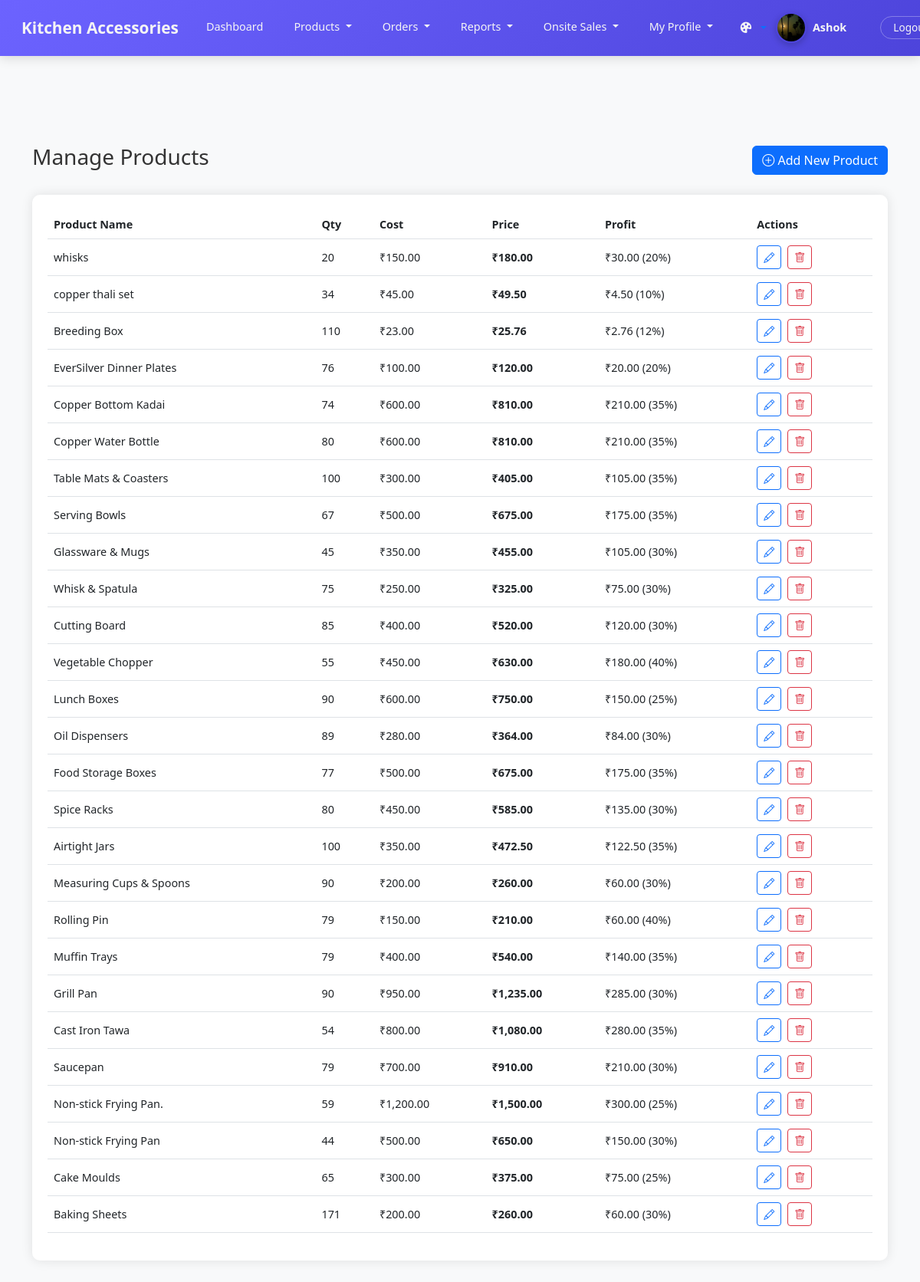
/admin/products.php (signed in), run on the app's committed database.
### tables this page shows
CREATE TABLE `users` (
  `id` int(11) NOT NULL,
  `username` varchar(50) NOT NULL,
  `email` varchar(100) NOT NULL,
  `phone` varchar(20) NOT NULL,
  `address_line1` varchar(255) NOT NULL,
  `city` varchar(100) NOT NULL,
  `state` varchar(100) NOT NULL,
  `postal_code` varchar(20) NOT NULL,
  `user_type` enum('user','admin') NOT NULL,
  `password` varchar(255) NOT NULL,
  `profile_image` varchar(255) NOT NULL,
  `created_at` timestamp NOT NULL DEFAULT current_timestamp(),
  `theme_preference` varchar(10) DEFAULT 'light',
  `color_scheme` varchar(10) DEFAULT 'default',
  `font_size` varchar(10) DEFAULT 'medium',
  `auto_logout` int(11) DEFAULT 30,
  `theme` varchar(10) DEFAULT 'light',
  `primary_color` varchar(7) DEFAULT '#5D3FD3',
  `secondary_color` varchar(7) DEFAULT '#f39c12',
  `font_color` varchar(7) DEFAULT '#333333',
  `auto_logout_time` int(11) DEFAULT 1800
);

CREATE TABLE `products` (
  `id` int(11) NOT NULL,
  `product_id` varchar(20) NOT NULL,
  `product_name` varchar(255) NOT NULL,
  `product_quantity` int(11) NOT NULL,
  `reorder_level` int(11) DEFAULT 10,
  `barcode_path` varchar(255) DEFAULT NULL,
  `product_price` decimal(10,2) NOT NULL,
  `agency_id` int(11) NOT NULL,
  `profit_percent` decimal(5,2) NOT NULL,
  `selling_price` decimal(10,2) NOT NULL,
  `product_image` varchar(255) DEFAULT NULL,
  `material` varchar(100) NOT NULL,
  `product_category` varchar(100) NOT NULL,
  `is_visible` tinyint(1) DEFAULT 1,
  `created_at` timestamp NOT NULL DEFAULT current_timestamp(),
  `updated_at` timestamp NULL DEFAULT NULL ON UPDATE current_timestamp(),
  `status` varchar(20) DEFAULT 'active'
);

### admin/products.php (the view, shortened to what this page needs)
<?php
include '../config.php';
$query = "SELECT p.*, a.agency_name
          FROM products p
          LEFT JOIN agencies a ON p.agency_id = a.id
          ORDER BY p.created_at DESC";
$result = $conn->query($query);
$products = array();
if ($result->num_rows > 0) {
    while ($product = $result->fetch_assoc()) {
        $products[] = $product;
    }
}
?>
<!DOCTYPE html>
<html lang="en">
<head>
    <link href="https://cdn.jsdelivr.net/npm/bootstrap@5.3.0/dist/css/bootstrap.min.css" rel="stylesheet">
    <link href="https://cdn.jsdelivr.net/npm/bootstrap-icons@1.10.3/font/bootstrap-icons.css" rel="stylesheet">
</head>
<body>
<?php include "navbar.php"?>
    <div class="container py-5">
        <div class="d-flex justify-content-between align-items-center mb-4">
            <h1 class="h3">Manage Products</h1>
            <a href="add_product.php" class="btn btn-primary">
                <i class="bi bi-plus-circle"></i> Add New Product
            </a>
        </div>
        <div class="table-container">
            <div class="table-responsive">
                <table class="table table-hover align-middle">
                    <thead>
                        <tr>
                            <th>Product Name</th>
                            <th>Qty</th>
                            <th>Cost</th>
                            <th>Price</th>
                            <th>Profit</th>
                            <th>Actions</th>
                        </tr>
                    </thead>
                    <tbody>
                        <?php foreach ($products as $product):
                            $profit = $product['selling_price'] - $product['product_price'];
                            $profit_percent = ($product['product_price'] > 0)
                                ? ($profit / $product['product_price']) * 100
                                : 0;
                            $profit_class = ($profit > 0) ? 'profit-positive' :
                                          (($profit < 0) ? 'profit-negative' : 'profit-neutral');
                        ?>
                            <tr>
                                <td><?= htmlspecialchars($product['product_name']); ?></td>
                                <td><?= htmlspecialchars($product['product_quantity']); ?></td>
                                <td>₹<?= number_format($product['product_price'], 2); ?></td>
                                <td class="selling-price">₹<?= number_format($product['selling_price'], 2); ?></td>
                                <td class="<?= $profit_class ?>">
                                    ₹<?= number_format($profit, 2); ?>
                                    (<?= number_format($profit_percent, 0); ?>%)
                                </td>
                                <td>
                                    <div class="d-flex gap-2">
                                        <a href="edit_product.php?id=<?= $product['id']; ?>"
                                           class="btn btn-sm btn-outline-primary"
                                           title="Edit">
                                            <i class="bi bi-pencil"></i>
                                        </a>
                                        <form action="delete_product.php" method="POST" style="display: inline;">
                                            <button type="submit" class="btn btn-sm btn-outline-danger"
                                                    title="Delete"
                                                    onclick="return confirm('Are you sure you want to delete this product?');">
                                                <i class="bi bi-trash"></i>
                                            </button>
                                        </form>
                                    </div>
                                </td>
                            </tr>
                        <?php endforeach; ?>
                    </tbody>
                </table>
            </div>
        </div>
    </div>
</body>
</html>

### admin/navbar.php (shortened to what this page needs)
<?php
require_once '../config.php';
$username = 'Admin';
$profile_image = "../uploads/profilephoto/default-avatar.png";
$theme_preference = 'light';
$color_scheme = 'default';
$font_size = 'medium';
try {
    if (isset($conn)) {
        if ($conn && $conn->ping()) {
            $user_id = $_SESSION['user_id'];
            $stmt = $conn->prepare("SELECT username, profile_image, theme_preference, color_scheme, font_size, auto_logout FROM users WHERE id = ?");
            if ($stmt) {
                $stmt->bind_param("i", $user_id);
                $stmt->execute();
                $result = $stmt->get_result();
                if ($result && $result->num_rows > 0) {
                    $user = $result->fetch_assoc();
                    $username = htmlspecialchars($user['username'] ?? 'Admin');
                    if (!empty($user['profile_image'])) {
                        $img_path = strpos($user['profile_image'], 'uploads/profilephoto/') !== false
                            ? "../" . $user['profile_image']
                            : "../uploads/profilephoto/" . $user['profile_image'];
                        if (file_exists($img_path)) {
                            $profile_image = $img_path;
                        }
                    }
                    $theme_preference = $user['theme_preference'] ?? 'light';
                    $color_scheme = $user['color_scheme'] ?? 'default';
                    $font_size = $user['font_size'] ?? 'medium';
                }
            }
        }
    }
} catch (Exception $e) {
    error_log("Navbar database error: " . $e->getMessage());
}
$body_class = "theme-{$theme_preference} color-{$color_scheme} font-{$font_size}";
?>
<!DOCTYPE html>
<html lang="en">
<head>
    <link href="https://cdn.jsdelivr.net/npm/bootstrap@5.3.0-alpha1/dist/css/bootstrap.min.css" rel="stylesheet">
    <link rel="stylesheet" href="https://cdn.jsdelivr.net/npm/bootstrap-icons@1.11.0/font/bootstrap-icons.css">
</head>
<body class="<?php echo $body_class; ?>">
    <header class="admin-header fixed-top">
        <nav class="navbar navbar-expand-lg">
            <div class="container-fluid">
                <a class="navbar-brand" href="admin_dashboard.php">
                    Kitchen Accessories
                </a>
                <div class="collapse navbar-collapse" id="adminNavbar">
                    <ul class="navbar-nav me-auto mb-2 mb-lg-0">
                        <li class="nav-item">
                            <a class="nav-link" href="admin_dashboard.php">
                                Dashboard
                            </a>
                        </li>
                        <li class="nav-item dropdown">
                            <a class="nav-link dropdown-toggle" href="#" role="button" data-bs-toggle="dropdown" aria-expanded="false">
                                Products
                            </a>
                        </li>
                        <li class="nav-item dropdown">
                            <a class="nav-link dropdown-toggle" href="#" role="button" data-bs-toggle="dropdown" aria-expanded="false">
                                Orders
                            </a>
                        </li>
                        <li class="nav-item dropdown">
                            <a class="nav-link dropdown-toggle" href="#" role="button" data-bs-toggle="dropdown" aria-expanded="false">
                                Reports
                            </a>
                        </li>
                        <li class="nav-item dropdown">
                            <a class="nav-link dropdown-toggle" href="#" role="button" data-bs-toggle="dropdown" aria-expanded="false">
                                Onsite Sales
                            </a>
                        </li>
                        <li class="nav-item dropdown">
                            <a class="nav-link dropdown-toggle" href="#" role="button" data-bs-toggle="dropdown" aria-expanded="false">
                                My Profile
                            </a>
                        </li>
                    </ul>
                    <div class="user-profile d-flex align-items-center">
                        <div class="dropdown">
                            <a href="#" class="d-flex align-items-center text-decoration-none dropdown-toggle" id="themeDropdown" data-bs-toggle="dropdown" aria-expanded="false">
                                <i class="bi bi-palette-fill me-2" style="color: var(--light-color);"></i>
                            </a>
                        </div>
                        <a href="myprofile.php" class="d-flex align-items-center text-decoration-none">
                            <img src="<?php echo $profile_image; ?>"
                                 alt="Profile"
                                 class="profile-image"
                                 onerror="this.src='../uploads/profilephoto/default-avatar.png'">
                            <span class="username ms-2"><?php echo $username; ?></span>
                        </a>
                        <form method="post" action="" class="ms-3">
                            <button type="submit" name="logout" class="logout-btn">
                                Logout
                            </button>
                        </form>
                    </div>
                </div>
            </div>
        </nav>
    </header>
    <main>
    </main>
</body>
</html>

### admin/products.php (style rules this page uses)
body { background-color: #f8f9fa; }
.table-container { background-color: white; border-radius: 10px; box-shadow: 0 0 15px rgba(0,0,0,0.1); padding: 20px; margin-top: 20px; }
.table th { background-color: #343a40; color: white; }
.selling-price { color: #dc3545; font-weight: bold; }
.profit-positive { color: #28a745; }

### admin/navbar.php (style rules this page uses)
:root { --primary-color: #6c63ff; --secondary-color: #4d44db; --dark-color: #222831; --light-color: #f5f5f5; --accent: #8A65FF; --accent-light: #A98FFF; --text-light: #f5f5f5; --text-dark: #222831; --bg-color: #f8f9fa; --card-bg: #ffffff; --text-color: #333333; --border-color: #dee2e6; }
.font-small { font-size: 0.9rem; }
body { margin: 0; font-family: 'Segoe UI', system-ui, -apple-system, sans-serif; background-color: var(--bg-color); color: var(--text-color); transition: background-color 0.3s, color 0.3s; }
.admin-header { background: linear-gradient(135deg, var(--primary-color) 0%, var(--secondary-color) 100%); box-shadow: 0 2px 15px rgba(0,0,0,0.15); padding: 0; }
.navbar-brand { font-weight: 700; color: var(--light-color) !important; font-size: 1.3rem; padding-left: 1rem; }
.nav-item { position: relative; }
.nav-link { color: var(--light-color) !important; font-weight: 500; padding: 1rem 1.25rem !important; border-bottom: 3px solid transparent; transition: all 0.3s ease; }
.user-profile { display: flex; align-items: center; gap: 0.75rem; padding: 0 1rem; }
.profile-image { width: 40px; height: 40px; border-radius: 50%; object-fit: cover; border: 2px solid var(--secondary-color); box-shadow: 0 3px 8px rgba(0,0,0,0.2); transition: all 0.3s ease; }
.username { font-weight: 600; color: var(--light-color); margin-right: 1rem; }
.logout-btn { background: none; border: 1px solid rgba(255,255,255,0.3); color: var(--light-color); border-radius: 20px; padding: 0.25rem 1rem; font-size: 0.85rem; transition: all 0.3s ease; font-weight: 500; }
main { margin-top: 76px; padding: 2rem; transition: all 0.3s ease; background-color: var(--bg-color); color: var(--text-color); }

### data on the page
users: profile_image (picture), username "Ashok"
products: product_name "whisks", product_quantity "20", product_price "150.00", selling_price "180.00", profit "30.00", profit_percent "20"
products: product_name "copper thali set", product_quantity "34", product_price "45.00", selling_price "49.50", profit "4.50", profit_percent "10"
products: product_name "Breeding Box", product_quantity "110", product_price "23.00", selling_price "25.76", profit "2.76", profit_percent "12"
products: product_name "EverSilver Dinner Plates", product_quantity "76", product_price "100.00", selling_price "120.00", profit "20.00", profit_percent "20"
products: product_name "Copper Bottom Kadai", product_quantity "74", product_price "600.00", selling_price "810.00", profit "210.00", profit_percent "35"
products: product_name "Copper Water Bottle", product_quantity "80", product_price "600.00", selling_price "810.00", profit "210.00", profit_percent "35"
products: product_name "Table Mats & Coasters", product_quantity "100", product_price "300.00", selling_price "405.00", profit "105.00", profit_percent "35"
products: product_name "Serving Bowls", product_quantity "67", product_price "500.00", selling_price "675.00", profit "175.00", profit_percent "35"
products: product_name "Glassware & Mugs", product_quantity "45", product_price "350.00", selling_price "455.00", profit "105.00", profit_percent "30"
products: product_name "Whisk & Spatula", product_quantity "75", product_price "250.00", selling_price "325.00", profit "75.00", profit_percent "30"
products: product_name "Cutting Board", product_quantity "85", product_price "400.00", selling_price "520.00", profit "120.00", profit_percent "30"
products: product_name "Vegetable Chopper", product_quantity "55", product_price "450.00", selling_price "630.00", profit "180.00", profit_percent "40"
products: product_name "Lunch Boxes", product_quantity "90", product_price "600.00", selling_price "750.00", profit "150.00", profit_percent "25"
products: product_name "Oil Dispensers", product_quantity "89", product_price "280.00", selling_price "364.00", profit "84.00", profit_percent "30"
products: product_name "Food Storage Boxes", product_quantity "77", product_price "500.00", selling_price "675.00", profit "175.00", profit_percent "35"
products: product_name "Spice Racks", product_quantity "80", product_price "450.00", selling_price "585.00", profit "135.00", profit_percent "30"
products: product_name "Airtight Jars", product_quantity "100", product_price "350.00", selling_price "472.50", profit "122.50", profit_percent "35"
products: product_name "Measuring Cups & Spoons", product_quantity "90", product_price "200.00", selling_price "260.00", profit "60.00", profit_percent "30"
products: product_name "Rolling Pin", product_quantity "79", product_price "150.00", selling_price "210.00", profit "60.00", profit_percent "40"
products: product_name "Muffin Trays", product_quantity "79", product_price "400.00", selling_price "540.00", profit "140.00", profit_percent "35"
products: product_name "Grill Pan", product_quantity "90", product_price "950.00", selling_price "1,235.00", profit "285.00", profit_percent "30"
products: product_name "Cast Iron Tawa", product_quantity "54", product_price "800.00", selling_price "1,080.00", profit "280.00", profit_percent "35"
products: product_name "Saucepan", product_quantity "79", product_price "700.00", selling_price "910.00", profit "210.00", profit_percent "30"
products: product_name "Non-stick Frying Pan.", product_quantity "59", product_price "1,200.00", selling_price "1,500.00", profit "300.00", profit_percent "25"
products: product_name "Non-stick Frying Pan", product_quantity "44", product_price "500.00", selling_price "650.00", profit "150.00", profit_percent "30"
products: product_name "Cake Moulds", product_quantity "65", product_price "300.00", selling_price "375.00", profit "75.00", profit_percent "25"
products: product_name "Baking Sheets", product_quantity "171", product_price "200.00", selling_price "260.00", profit "60.00", profit_percent "30"
